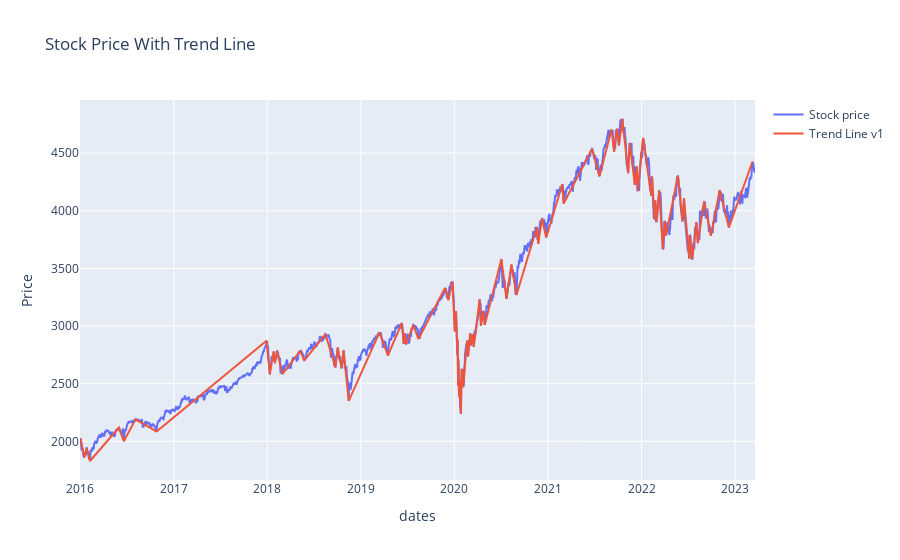

Source (notebook cell):
### Code cell
x2, y2 = directional_change2(px_arr_,date_arr, 0.08)
x1, y1 = directional_change(px_arr_,date_arr, 0.03)
fig = go.Figure()

# add the line trace using add_trace() method

fig.add_trace(go.Scatter(x = date_arr, y=px_arr_, mode='lines', name='Stock price'))

# add the scatter trace using add_trace() method

#fig.add_trace(go.Scatter(x=x2, y=y2, mode='lines', name='Trend Line v2'))
fig.add_trace(go.Scatter(x=x1, y=y1, mode='lines', name='Trend Line v1'))

# customize the layout
fig.update_layout(title='Stock Price With Trend Line',
                  xaxis_title='dates',
                  yaxis_title='Price')

# show the figure
fig.show()
